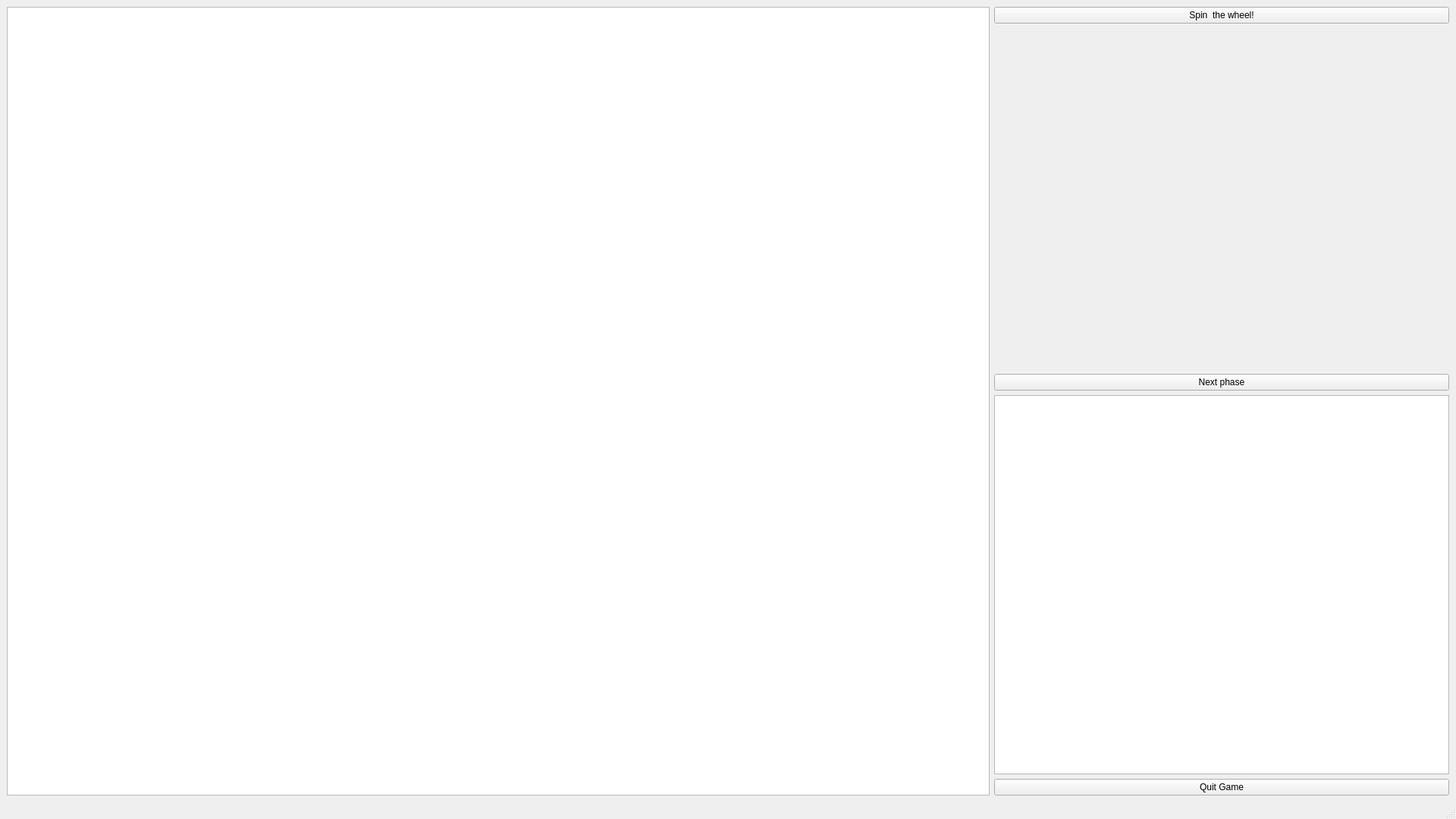
<?xml version="1.0" encoding="UTF-8"?>
<ui version="4.0">
 <class>MainUI</class>
 <widget class="QMainWindow" name="MainUI">
  <property name="geometry">
   <rect>
    <x>0</x>
    <y>0</y>
    <width>1920</width>
    <height>1080</height>
   </rect>
  </property>
  <property name="windowTitle">
   <string>MainWindow</string>
  </property>
  <widget class="QWidget" name="centralwidget">
   <layout class="QVBoxLayout" name="verticalLayout">
    <item>
     <layout class="QHBoxLayout" name="horizontalLayout_2">
      <item>
       <widget class="QGraphicsView" name="graphicsView">
        <property name="renderHints">
         <set>QPainter::Antialiasing|QPainter::TextAntialiasing</set>
        </property>
       </widget>
      </item>
      <item>
       <layout class="QVBoxLayout" name="verticalLayout_2">
        <item>
         <widget class="QPushButton" name="spinWheelButton">
          <property name="maximumSize">
           <size>
            <width>600</width>
            <height>16777215</height>
           </size>
          </property>
          <property name="text">
           <string>Spin  the wheel!</string>
          </property>
         </widget>
        </item>
        <item>
         <layout class="QHBoxLayout" name="horizontalLayout">
          <item>
           <widget class="QLabel" name="numLabel">
            <property name="maximumSize">
             <size>
              <width>300</width>
              <height>500</height>
             </size>
            </property>
            <property name="layoutDirection">
             <enum>Qt::LeftToRight</enum>
            </property>
            <property name="text">
             <string/>
            </property>
           </widget>
          </item>
          <item>
           <widget class="QLabel" name="pictureLabel">
            <property name="maximumSize">
             <size>
              <width>300</width>
              <height>500</height>
             </size>
            </property>
            <property name="layoutDirection">
             <enum>Qt::LeftToRight</enum>
            </property>
            <property name="text">
             <string/>
            </property>
           </widget>
          </item>
         </layout>
        </item>
        <item>
         <widget class="QPushButton" name="skipTurnButton">
          <property name="maximumSize">
           <size>
            <width>600</width>
            <height>16777215</height>
           </size>
          </property>
          <property name="text">
           <string>Next phase</string>
          </property>
         </widget>
        </item>
        <item>
         <widget class="QTextEdit" name="textEdit">
          <property name="maximumSize">
           <size>
            <width>600</width>
            <height>500</height>
           </size>
          </property>
         </widget>
        </item>
        <item>
         <widget class="QPushButton" name="quitGameButton">
          <property name="maximumSize">
           <size>
            <width>600</width>
            <height>16777215</height>
           </size>
          </property>
          <property name="text">
           <string>Quit Game</string>
          </property>
         </widget>
        </item>
       </layout>
      </item>
     </layout>
    </item>
   </layout>
  </widget>
  <widget class="QMenuBar" name="menubar">
   <property name="geometry">
    <rect>
     <x>0</x>
     <y>0</y>
     <width>1920</width>
     <height>25</height>
    </rect>
   </property>
  </widget>
  <widget class="QStatusBar" name="statusbar"/>
 </widget>
 <resources/>
 <connections>
  <connection>
   <sender>quitGameButton</sender>
   <signal>clicked()</signal>
   <receiver>MainUI</receiver>
   <slot>close()</slot>
   <hints>
    <hint type="sourcelabel">
     <x>1263</x>
     <y>1029</y>
    </hint>
    <hint type="destinationlabel">
     <x>959</x>
     <y>539</y>
    </hint>
   </hints>
  </connection>
 </connections>
</ui>
